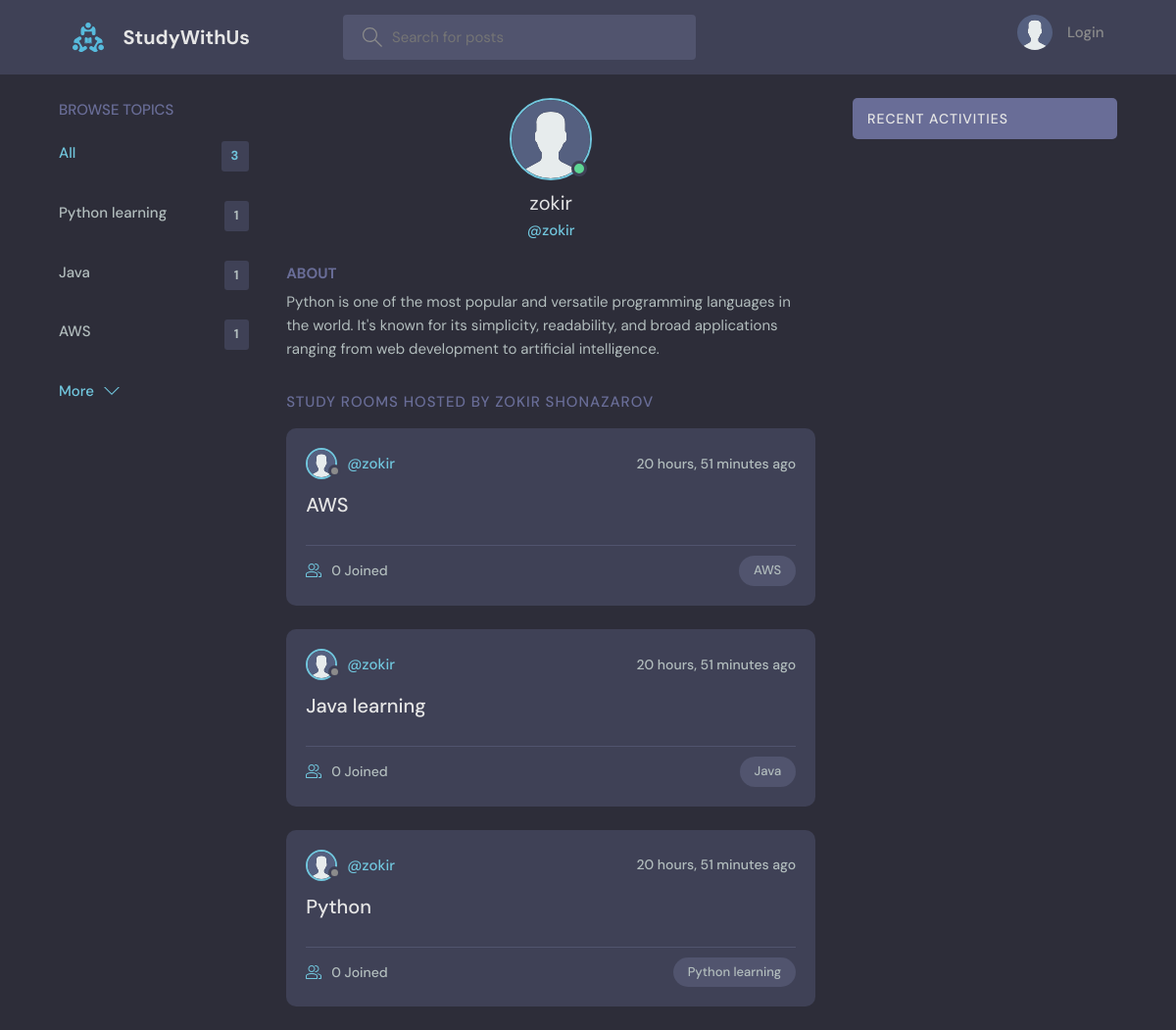
Page /profile/1/ on the committed database.
### base/models.py (models this page shows, shortened)
class Topic(models.Model):
    name = models.CharField(max_length=200)

class User(AbstractUser):
    name = models.CharField(max_length=200, null=True)
    email = models.EmailField(unique=True, null=True)
    bio = models.TextField(null=True)
    avatar = models.ImageField(null=True, default="avatar.svg")
    USERNAME_FIELD = 'email'
    REQUIRED_FIELDS = []
    objects = UserManager()  # Use the custom manager

class Room(models.Model):
    host = models.ForeignKey(User, on_delete=models.SET_NULL, null=True)
    topic = models.ForeignKey(Topic, on_delete=models.SET_NULL, null=True)
    name = models.CharField(max_length=200)
    description = models.TextField(null=True, blank=True)
    participants = models.ManyToManyField(
        User, related_name='participants', blank=True)
    updated = models.DateTimeField(auto_now=True)
    created = models.DateTimeField(auto_now_add=True)
    class Meta:
        ordering = ['-updated', '-created']

### base/views.py (the view)
# urls.py: path('profile/<str:pk>/', views.userProfile, name="user-profile"),
def userProfile(request, pk):
    user = User.objects.get(id=pk)
    rooms = user.room_set.all()
    room_messages = user.message_set.all()
    topics = Topic.objects.all()
    context = {'user': user, 'rooms': rooms,
               'room_messages': room_messages, 'topics': topics}
    return render(request, 'base/profile.html', context)

### base/templates/base/profile.html (shortened to what this page needs)
{% extends 'main.html' %}
{% block content %}
<main class="profile-page layout layout--3">
  <div class="container">
    {% include 'base/topics_component.html' %}
    <div class="roomList">
      <div class="profile">
        <div class="profile__avatar">
          <div class="avatar avatar--large active">
            <img src="{{user.avatar.url}}" />
          </div>
        </div>
        <div class="profile__info">
          <h3>{{user.name}}</h3>
          <p>@{{user.username}}</p>
        </div>
        <div class="profile__about">
          <h3>About</h3>
          <p>
            {{user.bio}}
          </p>
        </div>
      </div>
      <div class="roomList__header">
        <div>
          <h2>Study Rooms Hosted by Zokir Shonazarov</a>
          </h2>
        </div>
      </div>
      {% include 'base/feed_component.html' %}
    </div>
    {% include 'base/activity_component.html' %}
  </div>
</main>
{% endblock content %}

### base/templates/base/topics_component.html
<div class="topics">
    <div class="topics__header">
        <h2>Browse Topics</h2>
    </div>
    <ul class="topics__list">
        <li>
            <a href="{% url 'home' %}" class="active">All <span>{{topics.count}}</span></a>
        </li>
        {% for topic in topics %}
        <li>
            <a href="{% url 'home' %}?q={{topic.name}}">{{topic.name}}<span>{{topic.room_set.all.count}}</span></a>
        </li>
        {% endfor %}
    </ul>
    <a class="btn btn--link" href="{% url 'topics' %}">
        More
        <svg version="1.1" xmlns="http://www.w3.org/2000/svg" width="32" height="32" viewBox="0 0 32 32">
            <title>chevron-down</title>
            <path d="M16 21l-13-13h-3l16 16 16-16h-3l-13 13z"></path>
        </svg>
    </a>
</div>

### base/templates/base/feed_component.html (shortened to what this page needs)
{% for room in rooms %}
<div class="roomListRoom">
    <div class="roomListRoom__header">
        <a href="{% url 'user-profile' room.host.id %}" class="roomListRoom__author">
            <div class="avatar avatar--small">
                <img src="{{room.host.avatar.url}}" />
            </div>
            <span>@{{room.host.username}}</span>
        </a>
        <div class="roomListRoom__actions">
            <span>{{room.created|timesince}} ago</span>
        </div>
    </div>
    <div class="roomListRoom__content">
        <a href="{% url 'room' room.id %}">{{room.name}}</a>
    </div>
    <div class="roomListRoom__meta">
        <a href="{% url 'room' room.id %}" class="roomListRoom__joined">
            {{room.participants.all.count}} Joined
        </a>
        <p class="roomListRoom__topic">{{room.topic.name}}</p>
    </div>
</div>
{% endfor %}

### rows in the picture
Topic: name "Python learning", room_set.all.count "1"
Topic: name "Java", room_set.all.count "1"
Topic: name "AWS", room_set.all.count "1"
User: avatar (placeholder picture), name "zokir", username "zokir", bio "Python is one of the most popular and versatile programming languages in the world. It's known for its simplicity, readability, and broad applications ranging from web development to artificial intelligence."
Room: host.avatar (placeholder picture), host.username "zokir", created "20 hours, 51 minutes", name "AWS", participants.all.count "0", topic.name "AWS"
Room: host.avatar (placeholder picture), host.username "zokir", created "20 hours, 51 minutes", name "Java learning", participants.all.count "0", topic.name "Java"
Room: host.avatar (placeholder picture), host.username "zokir", created "20 hours, 51 minutes", name "Python", participants.all.count "0", topic.name "Python learning"

### other values in the picture
{{ topics.count }} "3"
